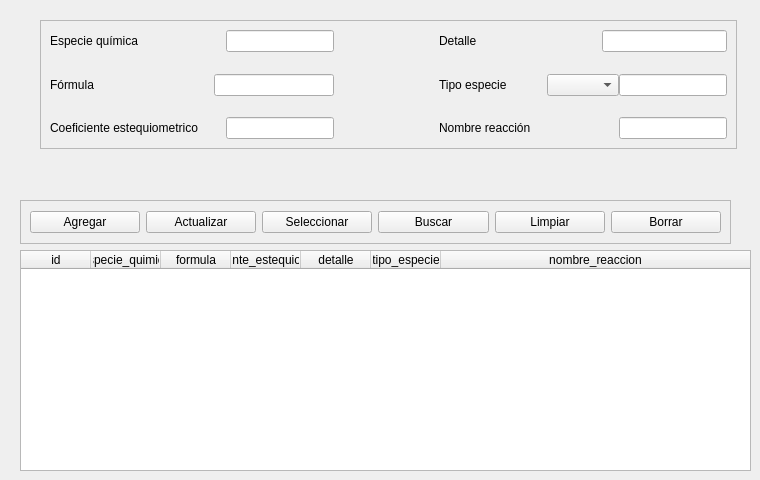
              <widget class="QWidget" name="tab_3">
               <attribute name="title">
                <string>Reacción Química</string>
               </attribute>
               <widget class="QWidget" name="gridLayoutWidget_3">
                <property name="geometry">
                 <rect>
                  <x>20</x>
                  <y>250</y>
                  <width>731</width>
                  <height>221</height>
                 </rect>
                </property>
                <layout class="QGridLayout" name="gridLayout_11">
                 <property name="spacing">
                  <number>0</number>
                 </property>
                 <item row="0" column="0">
                  <widget class="QTableWidget" name="reaccion_quimica_tabla">
                   <property name="focusPolicy">
                    <enum>Qt::NoFocus</enum>
                   </property>
                   <property name="showGrid">
                    <bool>false</bool>
                   </property>
                   <attribute name="horizontalHeaderMinimumSectionSize">
                    <number>50</number>
                   </attribute>
                   <attribute name="horizontalHeaderDefaultSectionSize">
                    <number>70</number>
                   </attribute>
                   <attribute name="horizontalHeaderStretchLastSection">
                    <bool>true</bool>
                   </attribute>
                   <attribute name="verticalHeaderVisible">
                    <bool>false</bool>
                   </attribute>
                   <column>
                    <property name="text">
                     <string>id</string>
                    </property>
                   </column>
                   <column>
                    <property name="text">
                     <string>especie_quimica</string>
                    </property>
                   </column>
                   <column>
                    <property name="text">
                     <string>formula</string>
                    </property>
                   </column>
                   <column>
                    <property name="text">
                     <string>coeficiente_estequiometrico</string>
                    </property>
                   </column>
                   <column>
                    <property name="text">
                     <string>detalle</string>
                    </property>
                   </column>
                   <column>
                    <property name="text">
                     <string>tipo_especie</string>
                    </property>
                   </column>
                   <column>
                    <property name="text">
                     <string>nombre_reaccion</string>
                    </property>
                    <property name="font">
                     <font>
                      <kerning>true</kerning>
                     </font>
                    </property>
                   </column>
                  </widget>
                 </item>
                </layout>
               </widget>
               <widget class="QFrame" name="funciones_frame_rq">
                <property name="geometry">
                 <rect>
                  <x>20</x>
                  <y>200</y>
                  <width>711</width>
                  <height>44</height>
                 </rect>
                </property>
                <property name="frameShape">
                 <enum>QFrame::StyledPanel</enum>
                </property>
                <property name="frameShadow">
                 <enum>QFrame::Raised</enum>
                </property>
                <layout class="QHBoxLayout" name="horizontalLayout_16">
                 <item>
                  <widget class="QPushButton" name="agregar_rq_btn">
                   <property name="text">
                    <string>Agregar</string>
                   </property>
                  </widget>
                 </item>
                 <item>
                  <widget class="QPushButton" name="actualizar_rq_btn">
                   <property name="text">
                    <string>Actualizar</string>
                   </property>
                  </widget>
                 </item>
                 <item>
                  <widget class="QPushButton" name="seleccionar_rq_btn">
                   <property name="text">
                    <string>Seleccionar</string>
                   </property>
                  </widget>
                 </item>
                 <item>
                  <widget class="QPushButton" name="buscar_rq_btn">
                   <property name="text">
                    <string>Buscar</string>
                   </property>
                  </widget>
                 </item>
                 <item>
                  <widget class="QPushButton" name="limpiar_rq_btn">
                   <property name="text">
                    <string>Limpiar</string>
                   </property>
                  </widget>
                 </item>
                 <item>
                  <widget class="QPushButton" name="borrar_rq_btn">
                   <property name="text">
                    <string>Borrar</string>
                   </property>
                  </widget>
                 </item>
                </layout>
               </widget>
               <widget class="QFrame" name="datos_frame_3">
                <property name="geometry">
                 <rect>
                  <x>40</x>
                  <y>20</y>
                  <width>697</width>
                  <height>129</height>
                 </rect>
                </property>
                <property name="frameShape">
                 <enum>QFrame::StyledPanel</enum>
                </property>
                <property name="frameShadow">
                 <enum>QFrame::Raised</enum>
                </property>
                <layout class="QVBoxLayout" name="verticalLayout_11">
                 <item>
                  <layout class="QHBoxLayout" name="horizontalLayout_23">
                   <item>
                    <layout class="QVBoxLayout" name="verticalLayout_12">
                     <property name="spacing">
                      <number>0</number>
                     </property>
                     <item>
                      <layout class="QHBoxLayout" name="horizontalLayout_24">
                       <property name="spacing">
                        <number>0</number>
                       </property>
                       <item>
                        <widget class="QLabel" name="label_28">
                         <property name="text">
                          <string>Especie química</string>
                         </property>
                        </widget>
                       </item>
                       <item>
                        <spacer name="horizontalSpacer_23">
                         <property name="orientation">
                          <enum>Qt::Horizontal</enum>
                         </property>
                         <property name="sizeHint" stdset="0">
                          <size>
                           <width>28</width>
                           <height>20</height>
                          </size>
                         </property>
                        </spacer>
                       </item>
                       <item>
                        <widget class="QLineEdit" name="especie_quimica_rq_edit"/>
                       </item>
                      </layout>
                     </item>
                     <item>
                      <spacer name="verticalSpacer_9">
                       <property name="orientation">
                        <enum>Qt::Vertical</enum>
                       </property>
                       <property name="sizeHint" stdset="0">
                        <size>
                         <width>20</width>
                         <height>13</height>
                        </size>
                       </property>
                      </spacer>
                     </item>
                     <item>
                      <layout class="QHBoxLayout" name="horizontalLayout_25">
                       <property name="spacing">
                        <number>0</number>
                       </property>
                       <item>
                        <widget class="QLabel" name="label_25">
                         <property name="text">
                          <string>Fórmula</string>
                         </property>
                        </widget>
                       </item>
                       <item>
                        <spacer name="horizontalSpacer_24">
                         <property name="orientation">
                          <enum>Qt::Horizontal</enum>
                         </property>
                         <property name="sizeHint" stdset="0">
                          <size>
                           <width>28</width>
                           <height>20</height>
                          </size>
                         </property>
                        </spacer>
                       </item>
                       <item>
                        <widget class="QLineEdit" name="formula_rq_edit"/>
                       </item>
                      </layout>
                     </item>
                     <item>
                      <spacer name="verticalSpacer_14">
                       <property name="orientation">
                        <enum>Qt::Vertical</enum>
                       </property>
                       <property name="sizeHint" stdset="0">
                        <size>
                         <width>20</width>
                         <height>18</height>
                        </size>
                       </property>
                      </spacer>
                     </item>
                     <item>
                      <layout class="QHBoxLayout" name="horizontalLayout_26">
                       <property name="spacing">
                        <number>0</number>
                       </property>
                       <item>
                        <widget class="QLabel" name="label_23">
                         <property name="text">
                          <string>Coeficiente estequiometrico</string>
                         </property>
                        </widget>
                       </item>
                       <item>
                        <spacer name="horizontalSpacer_25">
                         <property name="orientation">
                          <enum>Qt::Horizontal</enum>
                         </property>
                         <property name="sizeHint" stdset="0">
                          <size>
                           <width>28</width>
                           <height>20</height>
                          </size>
                         </property>
                        </spacer>
                       </item>
                       <item>
                        <widget class="QLineEdit" name="coeficiente_estequiometrico_rq_edit"/>
                       </item>
                      </layout>
                     </item>
                    </layout>
                   </item>
                   <item>
                    <spacer name="horizontalSpacer_26">
                     <property name="orientation">
                      <enum>Qt::Horizontal</enum>
                     </property>
                     <property name="sizeHint" stdset="0">
                      <size>
                       <width>40</width>
                       <height>20</height>
                      </size>
                     </property>
                    </spacer>
                   </item>
                   <item>
                    <layout class="QVBoxLayout" name="verticalLayout_13">
                     <property name="spacing">
                      <number>0</number>
                     </property>
                     <item>
                      <layout class="QHBoxLayout" name="horizontalLayout_27">
                       <property name="spacing">
                        <number>0</number>
                       </property>
                       <item>
                        <widget class="QLabel" name="label_26">
                         <property name="text">
                          <string>Detalle</string>
                         </property>
                        </widget>
                       </item>
                       <item>
                        <spacer name="horizontalSpacer_27">
                         <property name="orientation">
                          <enum>Qt::Horizontal</enum>
                         </property>
                         <property name="sizeHint" stdset="0">
                          <size>
                           <width>40</width>
                           <height>20</height>
                          </size>
                         </property>
                        </spacer>
                       </item>
                       <item>
                        <widget class="QLineEdit" name="detalle_rq_edit"/>
                       </item>
                      </layout>
                     </item>
                     <item>
                      <spacer name="verticalSpacer_15">
                       <property name="orientation">
                        <enum>Qt::Vertical</enum>
                       </property>
                       <property name="sizeHint" stdset="0">
                        <size>
                         <width>20</width>
                         <height>18</height>
                        </size>
                       </property>
                      </spacer>
                     </item>
                     <item>
                      <layout class="QHBoxLayout" name="horizontalLayout_28">
                       <property name="spacing">
                        <number>0</number>
                       </property>
                       <item>
                        <widget class="QLabel" name="label_24">
                         <property name="text">
                          <string>Tipo especie</string>
                         </property>
                        </widget>
                       </item>
                       <item>
                        <spacer name="horizontalSpacer_28">
                         <property name="orientation">
                          <enum>Qt::Horizontal</enum>
                         </property>
                         <property name="sizeHint" stdset="0">
                          <size>
                           <width>40</width>
                           <height>20</height>
                          </size>
                         </property>
                        </spacer>
                       </item>
                       <item>
                        <widget class="QComboBox" name="tipo_especie_rq_box"/>
                       </item>
                       <item>
                        <widget class="QLineEdit" name="tipo_especie_rq_edit"/>
                       </item>
                      </layout>
                     </item>
                     <item>
                      <spacer name="verticalSpacer_16">
                       <property name="orientation">
                        <enum>Qt::Vertical</enum>
                       </property>
                       <property name="sizeHint" stdset="0">
                        <size>
                         <width>20</width>
                         <height>18</height>
                        </size>
                       </property>
                      </spacer>
                     </item>
                     <item>
                      <layout class="QHBoxLayout" name="horizontalLayout_29">
                       <property name="spacing">
                        <number>0</number>
                       </property>
                       <item>
                        <widget class="QLabel" name="label_27">
                         <property name="text">
                          <string>Nombre reacción</string>
                         </property>
                        </widget>
                       </item>
                       <item>
                        <spacer name="horizontalSpacer_29">
                         <property name="orientation">
                          <enum>Qt::Horizontal</enum>
                         </property>
                         <property name="sizeHint" stdset="0">
                          <size>
                           <width>40</width>
                           <height>20</height>
                          </size>
                         </property>
                        </spacer>
                       </item>
                       <item>
                        <widget class="QLineEdit" name="nombre_reaccion_rq_edit"/>
                       </item>
                      </layout>
                     </item>
                    </layout>
                   </item>
                  </layout>
                 </item>
                </layout>
               </widget>
              </widget>
